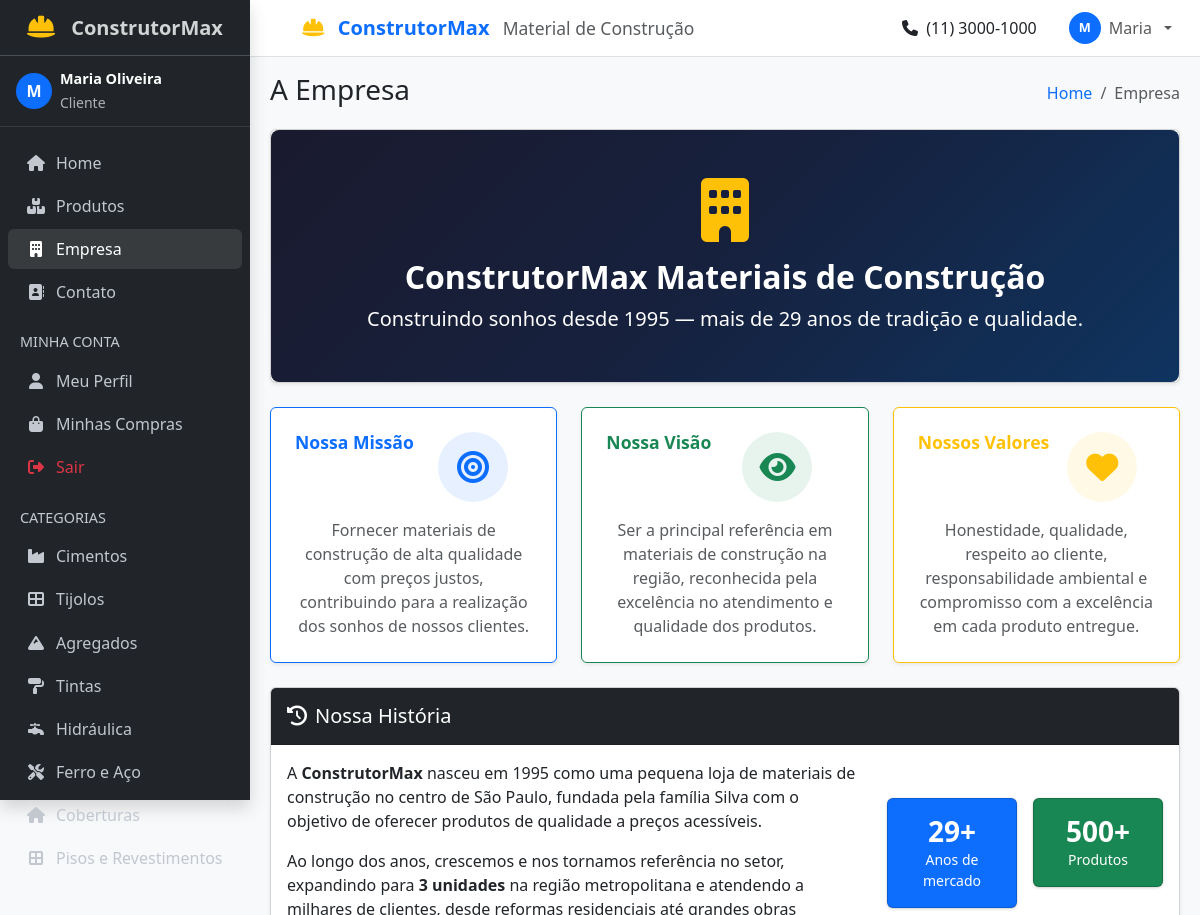
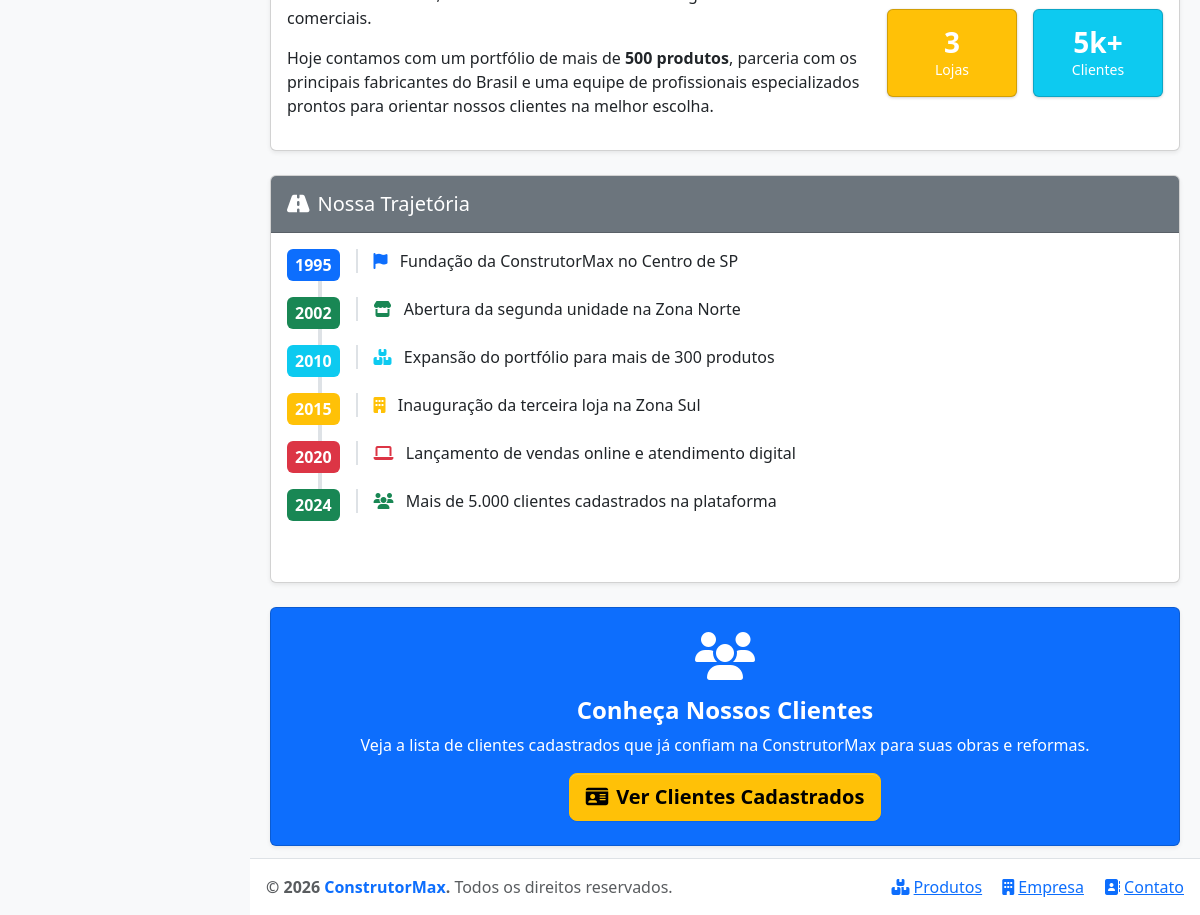
Page /empresa.php (signed in) on the committed database (2 pictures, top to bottom).
### tables this page shows
CREATE TABLE IF NOT EXISTS clientes (
    id             INT UNSIGNED   AUTO_INCREMENT PRIMARY KEY,
    nome           VARCHAR(150)   NOT NULL,
    email          VARCHAR(200)   NOT NULL,
    telefone       VARCHAR(30)    NOT NULL DEFAULT '',
    cpf            VARCHAR(20)    NOT NULL DEFAULT '',
    endereco       VARCHAR(300)   NOT NULL DEFAULT '',
    data_cadastro  DATE           NOT NULL,
    total_compras  INT UNSIGNED   NOT NULL DEFAULT 0,
    valor_total    DECIMAL(12,2)  NOT NULL DEFAULT 0.00
);

### auth.php (called while the page is built, shortened)
<?php
function isLoggedIn(): bool {
    return isset($_SESSION['usuario_id']);
}
function isAdmin(): bool {
    return isLoggedIn() && ($_SESSION['usuario_tipo'] ?? '') === 'admin';
}
function isCliente(): bool {
    return isLoggedIn() && ($_SESSION['usuario_tipo'] ?? '') === 'cliente';
}
function usuarioLogado(): ?array {
    return [
        'id'    => $_SESSION['usuario_id'],
        'nome'  => $_SESSION['usuario_nome'],
        'email' => $_SESSION['usuario_email'],
        'tipo'  => $_SESSION['usuario_tipo'],
    ];
}

### dados.php (called while the page is built, shortened)
<?php
function getClientes(): array {
    $db = getDB();
    $stmt = $db->query('SELECT * FROM clientes ORDER BY id');
    return $stmt->fetchAll();
}
$clientes = getClientes();

### layout.php (the view, shortened to what this page needs)
<?php
require_once __DIR__ . '/auth.php';
$pagina_atual = basename($_SERVER['PHP_SELF'], '.php');
$usuario_logado = usuarioLogado();
function asset(string $path): string {
    $script = str_replace('\\', '/', $_SERVER['SCRIPT_FILENAME'] ?? '');
    $base   = str_replace('\\', '/', __DIR__);
    $depth  = substr_count($script, '/') - substr_count($base, '/') - 1;
    return str_repeat('../', max(0, $depth)) . 'dist/' . $path;
}
function url(string $path): string {
    $script = str_replace('\\', '/', $_SERVER['SCRIPT_FILENAME'] ?? '');
    $base   = str_replace('\\', '/', __DIR__);
    $depth  = substr_count($script, '/') - substr_count($base, '/') - 1;
    return str_repeat('../', max(0, $depth)) . $path;
}
?>
<!doctype html>
<html lang="pt-BR">
<head>
  <link rel="stylesheet" href="<?= asset('plugins/bootstrap/css/bootstrap.min.css') ?>">
  <link rel="stylesheet" href="<?= asset('css/adminlte.min.css') ?>">
  <link rel="stylesheet" href="<?= asset('plugins/fontawesome/css/all.min.css') ?>">
</head>
<body class="layout-fixed sidebar-expand-lg bg-body-tertiary">
<div class="app-wrapper">
  <nav class="app-header navbar navbar-expand bg-body">
    <div class="container-fluid">
      <ul class="navbar-nav">
        <li class="nav-item"><a class="nav-link" data-lte-toggle="sidebar" href="#" role="button"><i class="bi bi-list"></i></a></li>
      </ul>
      <a href="<?= url('index.php') ?>" class="navbar-brand ms-2">
        <i class="fas fa-hard-hat text-warning me-2"></i>
        <span class="fw-bold text-primary">ConstrutorMax</span>
        <small class="text-muted ms-2 d-none d-md-inline">Material de Construção</small>
      </a>
      <ul class="navbar-nav ms-auto align-items-center">
        <li class="nav-item d-none d-sm-inline-block">
          <a href="<?= url('contato.php') ?>" class="nav-link text-body"><i class="fas fa-phone me-1"></i> (11) 3000-1000</a>
        </li>
        <?php if ($usuario_logado): ?>
        <li class="nav-item dropdown">
          <a class="nav-link dropdown-toggle d-flex align-items-center gap-2" href="#" data-bs-toggle="dropdown">
            <div class="bg-primary text-white rounded-circle d-flex align-items-center justify-content-center fw-bold" style="width:32px;height:32px;font-size:.8rem">
              <?= strtoupper(substr($usuario_logado['nome'], 0, 1)) ?>
            </div>
            <span class="d-none d-md-inline"><?= htmlspecialchars(explode(' ', $usuario_logado['nome'])[0]) ?></span>
          </a>
        </li>
        <?php else: ?>
        <li class="nav-item"><a class="nav-link" href="<?= url('login.php') ?>"><i class="fas fa-sign-in-alt me-1"></i>Entrar</a></li>
        <li class="nav-item"><a class="btn btn-primary btn-sm ms-2 me-2" href="<?= url('cadastro.php') ?>">Cadastre-se</a></li>
        <?php endif; ?>
      </ul>
    </div>
  </nav>
  <aside class="app-sidebar bg-dark shadow" data-bs-theme="dark">
    <div class="sidebar-brand">
      <a href="<?= url('index.php') ?>" class="brand-link">
        <i class="fas fa-hard-hat text-warning fa-lg me-2"></i>
        <span class="brand-text fw-bold fs-5">ConstrutorMax</span>
      </a>
    </div>
    <?php if ($usuario_logado): ?>
    <div class="user-panel text-white">
      <div class="d-flex align-items-center gap-2">
        <div class="bg-primary rounded-circle d-flex align-items-center justify-content-center fw-bold" style="width:36px;height:36px;min-width:36px">
          <?= strtoupper(substr($usuario_logado['nome'], 0, 1)) ?>
        </div>
        <div style="overflow:hidden">
          <div class="fw-semibold text-truncate" style="font-size:.9rem"><?= htmlspecialchars($usuario_logado['nome']) ?></div>
          <small class="text-muted"><?= isAdmin() ? 'Administrador' : 'Cliente' ?></small>
        </div>
      </div>
    </div>
    <?php endif; ?>
    <div class="sidebar-wrapper">
      <nav class="mt-2">
        <ul class="nav sidebar-menu flex-column" data-lte-toggle="treeview" role="menu">
          <li class="nav-item"><a href="<?= url('index.php') ?>" class="nav-link <?= $pagina_atual==='index'?'active':'' ?>"><i class="nav-icon fas fa-home"></i><p>Home</p></a></li>
          <li class="nav-item"><a href="<?= url('produtos.php') ?>" class="nav-link <?= in_array($pagina_atual,['produtos','produto'])?'active':'' ?>"><i class="nav-icon fas fa-boxes"></i><p>Produtos</p></a></li>
          <li class="nav-item"><a href="<?= url('empresa.php') ?>" class="nav-link <?= in_array($pagina_atual,['empresa','clientes'])?'active':'' ?>"><i class="nav-icon fas fa-building"></i><p>Empresa</p></a></li>
          <li class="nav-item"><a href="<?= url('contato.php') ?>" class="nav-link <?= in_array($pagina_atual,['contato','locais'])?'active':'' ?>"><i class="nav-icon fas fa-address-book"></i><p>Contato</p></a></li>
          <?php if ($usuario_logado): ?>
          <li class="nav-header mt-2">MINHA CONTA</li>
          <li class="nav-item"><a href="<?= url('perfil.php') ?>" class="nav-link <?= $pagina_atual==='perfil'?'active':'' ?>"><i class="nav-icon fas fa-user"></i><p>Meu Perfil</p></a></li>
          <?php if (isCliente()): ?>
          <li class="nav-item"><a href="<?= url('cliente/compras.php') ?>" class="nav-link <?= $pagina_atual==='compras'?'active':'' ?>"><i class="nav-icon fas fa-shopping-bag"></i><p>Minhas Compras</p></a></li>
          <?php endif; ?>
          <li class="nav-item"><a href="<?= url('logout.php') ?>" class="nav-link text-danger"><i class="nav-icon fas fa-sign-out-alt"></i><p>Sair</p></a></li>
          <?php endif; ?>
          <li class="nav-header mt-2">CATEGORIAS</li>
          <?php
          $cats=['Cimentos','Tijolos','Agregados','Tintas','Hidráulica','Ferro e Aço','Coberturas','Pisos e Revestimentos'];
          $icos=['fas fa-industry','fas fa-th-large','fas fa-mountain','fas fa-paint-roller','fas fa-faucet','fas fa-tools','fas fa-home','fas fa-border-all'];
          foreach($cats as $i=>$cat):?>
          <li class="nav-item"><a href="<?= url('produtos.php') ?>?categoria=<?= urlencode($cat) ?>" class="nav-link"><i class="nav-icon <?= $icos[$i] ?>"></i><p><?= $cat ?></p></a></li>
          <?php endforeach;?>
        </ul>
      </nav>
    </div>
  </aside>
  <main class="app-main">
    <div class="app-content-header">
      <div class="container-fluid">
        <div class="row">
          <div class="col-sm-6"><h3 class="mb-0"><?= htmlspecialchars($titulo ?? 'Home') ?></h3></div>
          <div class="col-sm-6">
            <ol class="breadcrumb float-sm-end">
              <li class="breadcrumb-item"><a href="<?= url('index.php') ?>">Home</a></li>
              <?php if(isset($breadcrumb)):foreach($breadcrumb as $b):?>
              <li class="breadcrumb-item <?= $b['ativo']?'active':'' ?>"><?= $b['ativo']?htmlspecialchars($b['nome']):'<a href="'.htmlspecialchars($b['url']).'">'.htmlspecialchars($b['nome']).'</a>' ?></li>
              <?php endforeach;endif;?>
            </ol>
          </div>
        </div>
      </div>
    </div>
    <div class="app-content"><div class="container-fluid">

### layout.php (style rules this page uses)
.user-panel { padding:12px 16px;border-bottom:1px solid rgba(255,255,255,.1) }

### rows in the picture
clientes: nome "M", nome "Maria", nome "Maria Oliveira"

### other values in the picture
$cat "Cimentos"
$cat "Tijolos"
$cat "Agregados"
$cat "Tintas"
$cat "Hidráulica"
$cat "Ferro e Aço"
$cat "Coberturas"
$cat "Pisos e Revestimentos"
$titulo "A Empresa"
$b['nome'] "Empresa"
$t['ano'] "1995"
$t['evento'] "Fundação da ConstrutorMax no Centro de SP"
$t['ano'] "2002"
$t['evento'] "Abertura da segunda unidade na Zona Norte"
$t['ano'] "2010"
